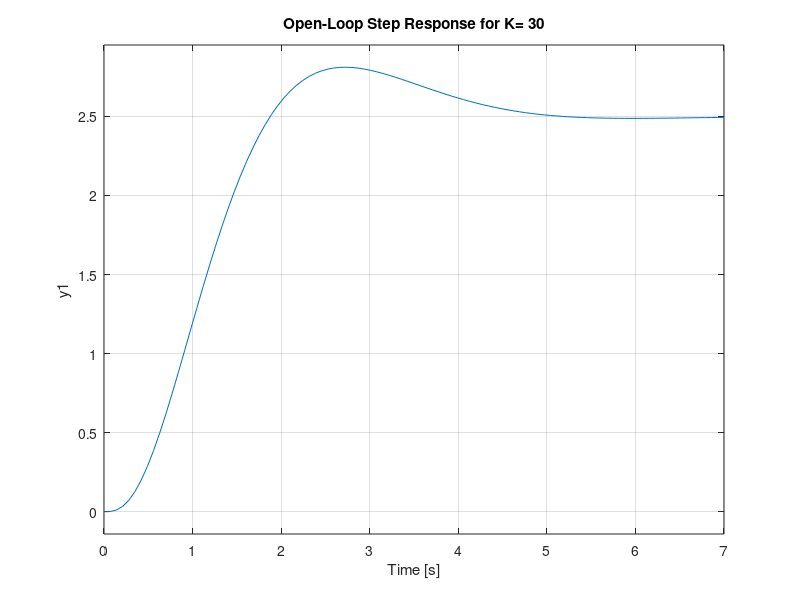
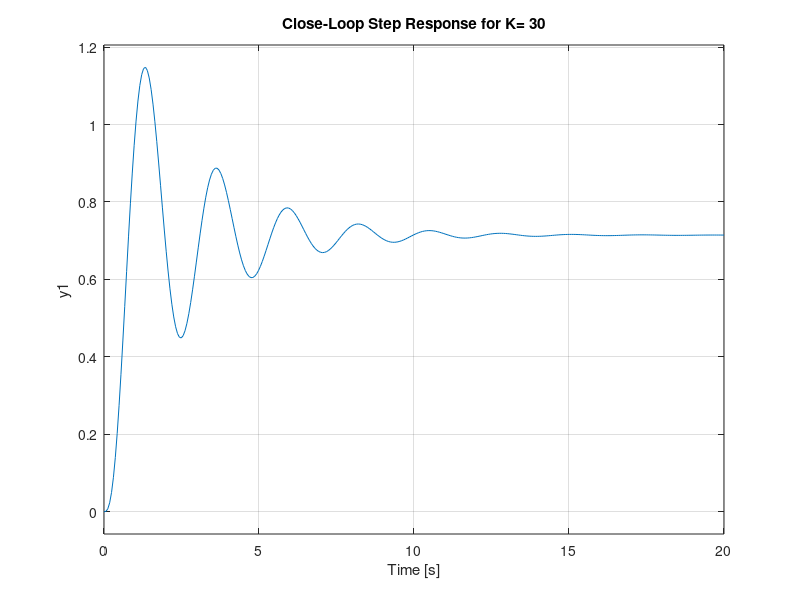

These charts were generated, in order, by the following MATLAB code:
%
% Aramis Kelkelyan
% MAE 376: EC 20.2
% Date: 04/11/2022
%-----------------------------------------
clear;clc;clf;
% Final Prep

K = input('Enter K values here in vector form []: ');
%Example:  K = [0, 1, 3.8582, 4];
x = length(K);

for ii = 1:x

    n = ii;
    %Create open loop graph
    figure(n);
    num = [1 5];
    den = conv(conv(conv([1 0], [1 4]), [1 2 2]) , [1 2]);
    olp = tf(num, den);
    step(K(ii)*olp);
    title(['Open-Loop Step Response for K= ', num2str(K(ii))])
    
    %Create closed loop graph
    figure(n+x); %may need to be changed depending on # of K's in matrix
    clp = feedback(K(ii)*olp, 1);
    step(clp);
    title(['Close-Loop Step Response for K= ', num2str(K(ii))]);

end


%% Janani's code
clear;clc;
k = 30;
figure(1);
olp = tf([1 1], conv(conv([1, 3],[1, 2, 2]),[1,2]));
step(k*olp);
title(['Open-Loop Step Response for K= ',num2str(k)])
figure(2);
clp = feedback(k*olp,1);
step(clp);
title(['Close-Loop Step Response for K= ',num2str(k)])
